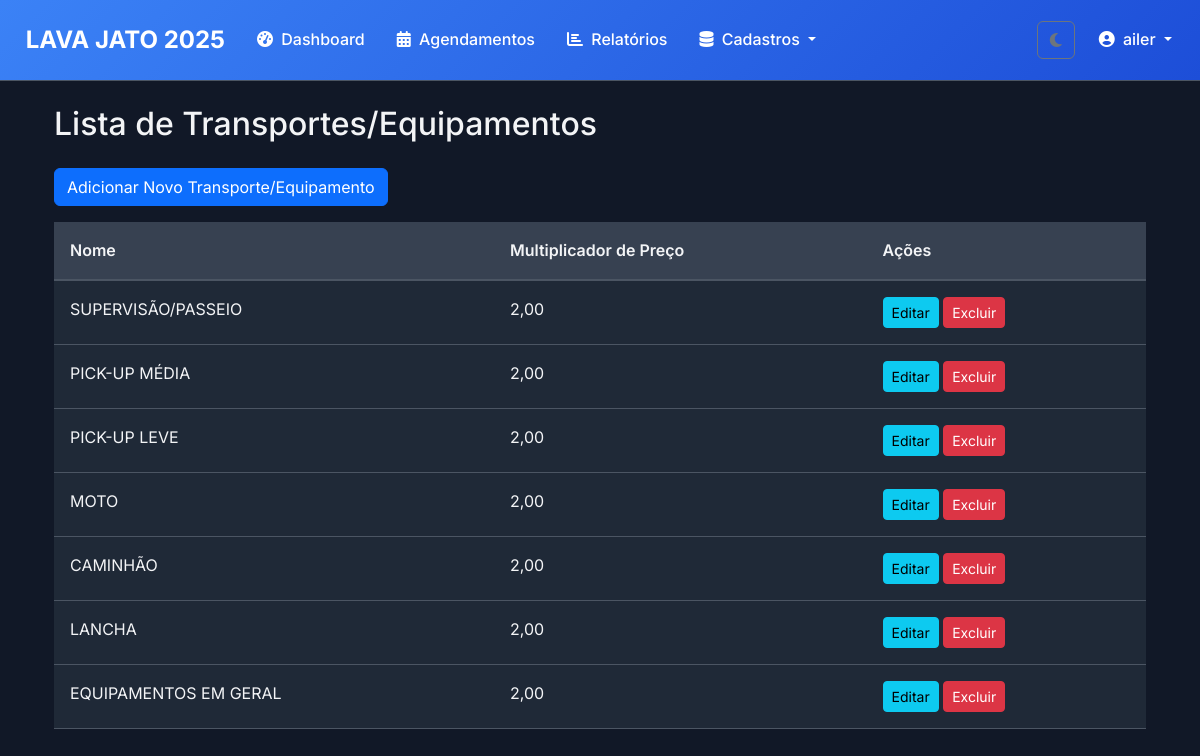
The page /transportes-equipamentos/ (signed in) on the database its author committed.
### lavagens/models.py (models this page shows, shortened)
class TransporteEquipamento(models.Model):
    nome = models.CharField(max_length=50, unique=True)
    multiplicador_preco = models.DecimalField(max_digits=5, decimal_places=2, default=1.00)
    class Meta:
        verbose_name = "Transporte/Equipamento"
        verbose_name_plural = "Transportes/Equipamentos"

### lavagens/views.py (the view)
# urls.py: path("transportes-equipamentos/", lavagens_views.transporte_equipamento_list, name="transporte_equipamento_list"),
@login_required
def transporte_equipamento_list(request):
    transportes_equipamentos = TransporteEquipamento.objects.all()
    return render(request, 'lavagens/transporte_equipamento_list.html', {'transportes_equipamentos': transportes_equipamentos})

### templates/lavagens/transporte_equipamento_list.html (shortened to what this page needs)
{% extends "base/base.html" %}
{% block content %}
<div class="container mt-4">
    <h2 class="mb-4">Lista de Transportes/Equipamentos</h2>
    <a href="{% url "transporte_equipamento_create" %}" class="btn btn-primary mb-3">Adicionar Novo Transporte/Equipamento</a>
    <div class="table-responsive">
        <table class="table table-striped table-hover">
            <thead>
                <tr>
                    <th>Nome</th>
                    <th>Multiplicador de Preço</th>
                    <th>Ações</th>
                </tr>
            </thead>
            <tbody>
                {% for te in transportes_equipamentos %}
                <tr>
                    <td>{{ te.nome }}</td>
                    <td>{{ te.multiplicador_preco }}</td>
                    <td>
                        <a href="{% url "transporte_equipamento_update" te.pk %}" class="btn btn-sm btn-info">Editar</a>
                        <a href="{% url "transporte_equipamento_delete" te.pk %}" class="btn btn-sm btn-danger">Excluir</a>
                    </td>
                </tr>
                {% empty %}
                <tr>
                    <td colspan="3">Nenhum transporte/equipamento cadastrado.</td>
                </tr>
                {% endfor %}
            </tbody>
        </table>
    </div>
</div>
{% endblock %}

### templates/base/base.html (shortened to what this page needs)
{% load static %}
<!DOCTYPE html>
<html lang="pt-br" data-bs-theme="dark">
<head>
    <link href="https://cdn.jsdelivr.net/npm/bootstrap@5.3.3/dist/css/bootstrap.min.css" rel="stylesheet">
    <link rel="stylesheet" href="https://cdnjs.cloudflare.com/ajax/libs/font-awesome/6.4.0/css/all.min.css">
    <link rel="stylesheet" href="{% static 'css/base.css' %}">
    <link rel="stylesheet" href="{% static 'css/components.css' %}">
    <link rel="stylesheet" href="{% static 'css/pages.css' %}">
</head>
<body>
    <nav class="navbar navbar-expand-lg navbar-custom">
        <div class="container-fluid">
            <a class="navbar-brand" href="{% url 'dashboard' %}">
                LAVA JATO 2025
            </a>
            <div class="collapse navbar-collapse" id="navbarNav">
                <ul class="navbar-nav me-auto">
                    <li class="nav-item">
                        <a class="nav-link" href="{% url 'dashboard' %}">
                            <i class="fas fa-tachometer-alt me-1"></i>
                            Dashboard
                        </a>
                    </li>
                    <li class="nav-item">
                        <a class="nav-link" href="{% url 'agendamentos_dashboard' %}">
                            <i class="fas fa-calendar-alt me-1"></i>
                            Agendamentos
                        </a>
                    </li>
                    <li class="nav-item">
                        <a class="nav-link" href="{% url 'relatorios' %}">
                            <i class="fas fa-chart-bar me-1"></i>
                            Relatórios
                        </a>
                    </li>
                    <li class="nav-item dropdown">
                        <a class="nav-link dropdown-toggle" href="#" id="navbarDropdownCadastros" role="button" data-bs-toggle="dropdown" aria-expanded="false">
                            <i class="fas fa-database me-1"></i>
                            Cadastros
                        </a>
                    </li>
                </ul>
                <div class="d-flex align-items-center">
                    <button class="btn btn-outline-secondary me-2" id="theme-switcher">
                        <i class="fas fa-moon" id="theme-icon-moon"></i>
                    </button>
                </div>
                <ul class="navbar-nav">
                    {% if user.is_authenticated %}
                        <li class="nav-item dropdown">
                            <a class="nav-link dropdown-toggle" href="#" id="navbarUserDropdown" role="button" data-bs-toggle="dropdown" aria-expanded="false">
                                <i class="fas fa-user-circle me-1"></i>
                                {{ user.username }}
                            </a>
                        </li>
                    {% endif %}
                </ul>
            </div>
        </div>
    </nav>
    <main class="container mt-4">
        {% block content %}{% endblock %}
    </main>
</body>
</html>

### static/css/base.css (style rules this page uses)
:root { --color-scheme: dark; --primary-color: #3b82f6; --primary-dark: #1d4ed8; --success-color: #10b981; --success-dark: #059669; --warning-color: #f59e0b; --danger-color: #ef4444; --info-color: #3b82f6; --purple-color: #8b5cf6; --gray-color: #6b7280; --background-color: #111827; --card-bg: #1f2937; --card-header-bg: #374151; --input-bg: #374151; --input-focus-bg: #4b5563; --hover-bg: #374151; --text-light: #f3f4f6; --text-muted: #9ca3af; --text-placeholder: #6b7280; --text-white: #ffffff; --border-color: #4b5563; --border-focus-color: #3b82f6; --campo-texto-bg: #4b5563; }
* { margin: 0; padding: 0; box-sizing: border-box; }
body { font-family: 'Inter', sans-serif; background-color: var(--background-color); color: var(--text-light); line-height: 1.6; transition: background-color 0.3s ease, color 0.3s ease; }
h1, h2, h3, h4, h5, h6 { color: var(--text-light); }

### static/css/components.css (style rules this page uses)
.navbar-custom { background: linear-gradient(135deg, var(--primary-color), var(--primary-dark)); border-bottom: 1px solid var(--border-color); padding: 1rem 0; }
.navbar-brand { font-weight: 700; font-size: 1.5rem; color: var(--text-white) !important; }
.navbar-nav .nav-link { color: var(--text-white) !important; font-weight: 500; margin: 0 0.5rem; transition: all 0.3s ease; }
.table { width: 100%; margin-bottom: 1rem; color: var(--text-light); vertical-align: top; border-color: var(--border-color); }
.table > :not(caption) > * > * { padding: 1rem; background-color: var(--card-bg); border-bottom-width: 1px; color: var(--text-light); box-shadow: inset 0 0 0 9999px var(--bs-table-accent-bg, transparent); }
.table thead th { background-color: var(--card-header-bg); color: var(--text-light); font-weight: 600; border-bottom-width: 2px; }

### static/css/pages.css (style rules this page uses)
h1, h2, h3, h4, h5, h6 { color: var(--text-light); }

### rows shown on the page
TransporteEquipamento: nome "SUPERVISÃO/PASSEIO", multiplicador_preco "2,00"
TransporteEquipamento: nome "PICK-UP MÉDIA", multiplicador_preco "2,00"
TransporteEquipamento: nome "PICK-UP LEVE", multiplicador_preco "2,00"
TransporteEquipamento: nome "MOTO", multiplicador_preco "2,00"
TransporteEquipamento: nome "CAMINHÃO", multiplicador_preco "2,00"
TransporteEquipamento: nome "LANCHA", multiplicador_preco "2,00"
TransporteEquipamento: nome "EQUIPAMENTOS EM GERAL", multiplicador_preco "2,00"

### other values the page prints
{{ user.username }} "ailer"
